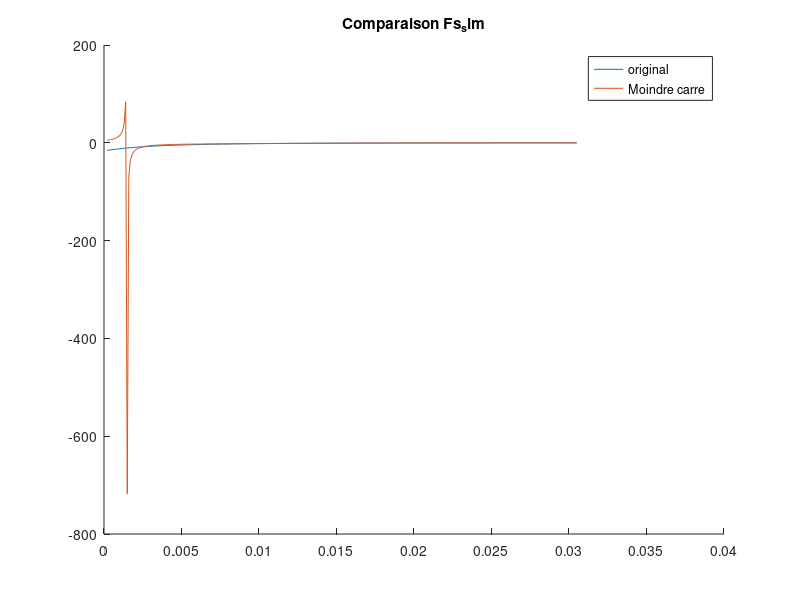
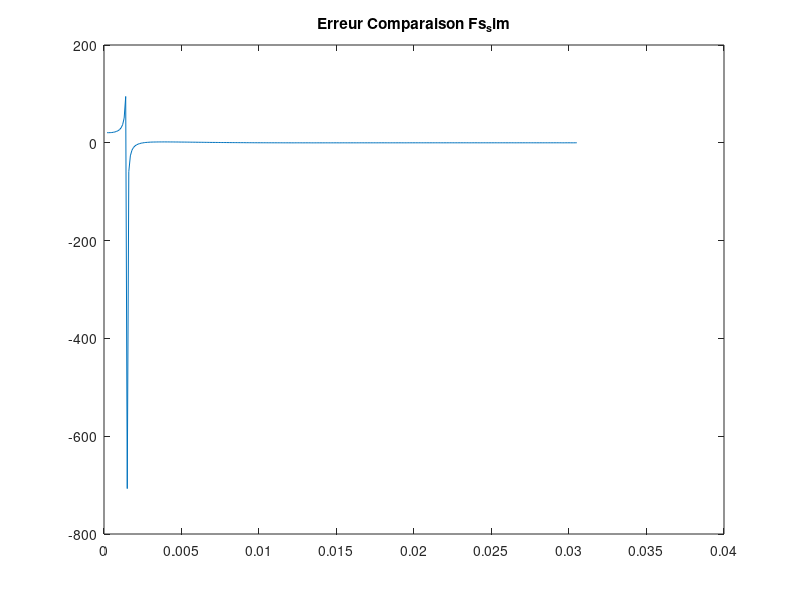

MATLAB code to generate these figures, in order:
clc
clear all
close all

load('ACT_Fe_attraction.mat');
load('ACT_Fs');

% Array to choose the displayed figures ; a one in the position displays
%Figure  1 2 3 4 5 6 7 8 9 
plots = [0 1 1 0 0 0 0 0 0];

%figures 1 : Original data
if plots(1)
    figure()
    plot (z_m1A , Fe_m1A)
    figure()
    plot (z_m2A , Fe_m2A)
    figure()
    plot (z_pos, Fs)
end
    
%Building the P matrix and the Y vector

P = [ones(size(z_pos)) z_pos z_pos.^2 z_pos.^3];
Y = -1./(Fs);
A = inv(P.'*P)*P.'*Y

%Evaluating the sim to verify
Fs_sim = -1./(A(1) + A(2).*z_pos + A(3).*z_pos.^2 + A(4).*z_pos.^3);

% TODO : Repair the sim ; it doesnt work

% Figure 2 : Original vs sim
if plots(2)
    figure()
    hold on
    plot (z_pos, Fs)
    plot(z_pos,Fs_sim)
    title('Comparaison Fs_sim')
    legend('original','Moindre carre')
    hold off
end

% Figure 2 : Original vs sim error
if plots(3)
    figure()
    plot (z_pos, Fs_sim - Fs)
    title('Erreur Comparaison Fs_sim')
end


